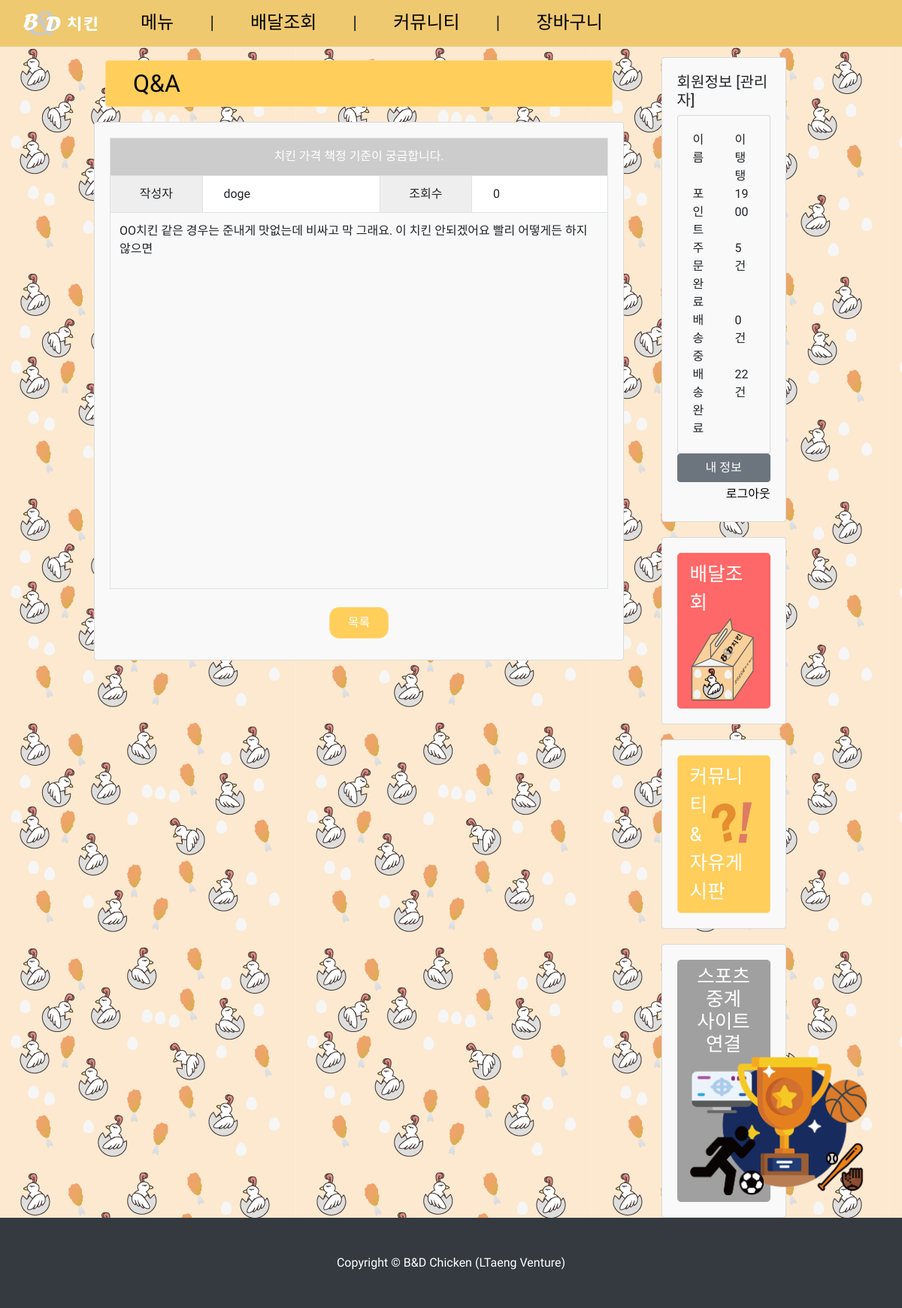
Screenshot of /pages/community/Q&A_view.php?ID=46&kind=3 (signed in) with the database file from the repository.
### tables this page shows
CREATE TABLE `question` (
  `ID` int(11) NOT NULL,
  `userId` int(11) NOT NULL,
  `title` varchar(40) NOT NULL,
  `context` text NOT NULL,
  `answer` text,
  `time` timestamp NOT NULL DEFAULT CURRENT_TIMESTAMP,
  `hit` int(11) NOT NULL DEFAULT '0'
);

CREATE TABLE `user` (
  `userId` int(11) NOT NULL,
  `name` varchar(100) NOT NULL,
  `email` varchar(100) NOT NULL,
  `password` varchar(400) NOT NULL,
  `tel` varchar(40) NOT NULL,
  `address` varchar(100) NOT NULL,
  `point` int(11) NOT NULL
);

### pages/community/Q&A_view.php (the view, shortened to what this page needs)
<?php
include "/var/www/html/WebProgramming/sql/connection/dbconnect.php";
$kind = mysqli_real_escape_string($con, $_GET['kind']);
?>
<!DOCTYPE html>
<html>
    <head>
    <?php include "../header.php"; ?>
    </head>
    <body>
    <?php include "../navbar.php"; ?>
  <div class="container-fluid" style="padding-left: 125px; padding-right: 125px; background-image: url('../../assets/images/background-2.png');">
   <div class="row">
        <div class="col-lg-9">
		  <div class="col-lg-12 mt-4">
            <div class="btn btn-yellow full_button">
                <span class="huge_font" style="float: left; padding-left: 1.5rem;">
					<?php
						echo 'Q&A';
					?>
                </span>
            </div>
          </div>
		  <div class="card">
			  <div class="card-body">
			<?php
				mysqli_query($con, "set session character_set_connection=utf8;");
				mysqli_query($con, "set session character_set_results=utf8;");
				mysqli_query($con, "set session character_set_client=utf8;");
				$ID = mysqli_real_escape_string($con, $_GET['ID']);
				$hit = "update question set hit=hit+1 where ID=$ID";
                $con->query($hit);
				$query = "select title, context, answer, time, hit, userId, (SELECT `name` FROM `user` WHERE `userId` = `question`.`userId`) as `name` from question where ID = '$ID'";
				$result = $con->query($query);
				$rows = mysqli_fetch_assoc($result);
			?>
			<table class="table table-bordered" align=center>
			<tr>
					<td colspan="4" class="view_title"><?php echo $rows['title']?></td>
			</tr>
			<tr>
					<td class="view_id">작성자</td>
					<td class="view_id2"><?php echo "&nbsp;&nbsp;&nbsp;&nbsp;" . $rows['name']?></td>
					<td class="view_hit">조회수</td>
					<td class="view_hit2"><?php echo "&nbsp;&nbsp;&nbsp;&nbsp;" . $rows['hit']?></td>
			</tr>
			<tr>
					<td colspan="4" class="view_content" valign="top">
					<?php echo $rows['context']?></td>
			</tr>
			</table>
			<div class="text-center">
				<center>
					<button class="btn btn-yellow btn-radius mx-1 my-2" onclick="location.href='./notice.php?kind=<?php echo $kind; ?>'">목록</button>
				</center>
			</div>
			  </div>
		  </div>
        </div>
        <?php include "../sidebar.php"; ?>
    </div>
  </div>
  <?php include "../footer.php"; ?>
    </body>
</html>

### pages/sidebar.php (shortened to what this page needs)
<div class="col-lg-3" style="padding-right: 3%; padding-left: 2%">
  <div class="container">
      <div class="card">
          <div class="card-body">
                  <?php
                  if (!isset($_SESSION['usr_id'])) {
                  ?>
                  <div class="text-center">
                      <img src="../../assets/images/Text_Logo.svg" height=100 class="img_top" style="width: 5rem;" />
                      <img src="../../assets/images/Chicken_Logo.svg" height=150 style="width: 7rem;" />
                  </div>
                  <h5 class="card-title">로그인</h5>
                  <form method="POST" action="../user/login.php">
                      <div class="form-group">
                          <input type="text" class="form-control" placeholder="이메일" name="email" >
                          <input type="password" class="form-control" placeholder="패스워드" name="password">
                      </div>
                      <button type="submit" class="btn btn-primary form-control">로그인</button>
                      <div class="my-1">
                          <div class="float-left">
                              <a href="../user/register.php">회원가입</a>
                          </div>
                          <div class="float-right">
                              <a href="../user/idfind.php">이메일 찾기</a>
                              <a href="../user/pwfind.php">비밀번호 찾기</a>
                          </div>
                      </div>
                  </form>
                  <?php
                  } else {
                  $role_sql = "SELECT `role` FROM `authorities` WHERE `userId` = " . $_SESSION['usr_id'];
                  $result = mysqli_query($con, $role_sql);
                  while ($row = mysqli_fetch_assoc($result))
                      $auth[] = $row['role'];
                  if (in_array("IS_ADMIN", $auth))
                      $isAdmin = true;
                  else
                      $isAdmin = false;
                  $notBaedal = 0;
                  $isBaedal = 0;
                  $completeBaedal = 0;
                  $point_sql = "SELECT `point` FROM `user` WHERE `userId` = " . $_SESSION['usr_id'];
                  $user_sql = "SELECT `baedal`, `completeTime` FROM `baedal_list`";
                  $result = mysqli_query($con, $point_sql);
                  while ($row = mysqli_fetch_assoc($result)) {
                      $point = $row['point'];
                  }
                  $result = mysqli_query($con, $user_sql);
                  while ($row = mysqli_fetch_assoc($result)) {
                      if ($row['baedal'] == 0 && $row['completeTime'] == NULL) {
                          $notBaedal++;
                      } else if ($row['completeTime'] == NULL) {
                          $isBaedal++;
                      } else {
                          $completeBaedal++;
                      }
                  }
                  ?>
                  <h5 class="text-title">회원정보
                  <?php
                  if ($isAdmin)
                      echo "[관리자]";
                  ?>
                  </h5>
                  <div class="card m-0">
                      <div class="card-body">
                          <div class="row">
                              <div class="col-6 form-group">이름</div>
                              <div class="col-6"><?php echo $_SESSION['usr_name']; ?></div>
                              <div class="col-6">포인트</div>
                              <div class="col-6"><?php echo $point; ?></div>
                              <div class="col-6">주문완료</div>
                              <div class="col-6"><?php echo $notBaedal; ?> 건</div>
                              <div class="col-6">배송중</div>
                              <div class="col-6"><?php echo $isBaedal; ?> 건</div>
                              <div class="col-6">배송완료</div>
                              <div class="col-6"><?php echo $completeBaedal; ?> 건</div>
                          </div>
                      </div>
                  </div>
                  <a class="btn btn-secondary full_button text-white" href="../user/profile.php">내 정보</a>
                  <div class="text-right my-1">
                      <a href="../user/logout.php">로그아웃</a>
                  </div>
                  <?php
                  }
                  ?>
                </div>
            </div>
      <div class="card" onclick="location.href='../chicken/baedal.php'">
          <div class="card-body">
              <div class="btn btn-lg btn-red full_button text-left">
                  <span class="large_font">배달조회</span>
                  <div style="float: right;"><img src="../../assets/images/box.svg" style="width: 6rem; height: 7rem" /></div>
              </div>
          </div>
      </div>
      <div class="card" onclick="location.href='../community/notice.php'">
          <div class="card-body">
              <div class="btn btn-lg btn-yellow full_button text-left">
                  <span class="large_font">
                      커뮤니티
                      <div style="float: right; padding-top: 10px;">
                          <img src="../../assets/images/Q&A.svg" style="width: 4rem; height: 4rem;" />
                      </div>
                      <br>& 자유게시판
                  </span>
              </div>
          </div>
      </div>
      <div class="card">
          <div class="card-body">
              <div class="btn btn-lg btn-gray full_button text-center">
                  <span class="one_line_height large_font">
                      스포츠 중계
                      <br>
                      사이트 연결
                      <br>
                  </span>
                  <img src="../../assets/images/sports.png" style="height: 11.5rem" onclick="window.open('../../popup/sports.php', '_blank', 'width=523, height=530, toolbar=no, scrollbars=no, resizable=yes');">
              </div>
          </div>
      </div>
    </div>
  </div>

### css/style.css (style rules this page uses)
body { font-family: 'Do Hyeon', sans-serif; padding-top: 56px; background-color: #fff9ed; }
a, a:hover, a:link { color: black; }
.full_button { width: 100%; }
.large_font { font-size: 1.6rem; }
.huge_font { font-size: 2rem; color: black; }
.btn-radius { padding: 0.5rem 1.5rem; border-radius: 13px; }
.btn-gray { background-color: #a0a0a0; border-color: #a0a0a0; color: white; }
.btn-red { background-color: #ff6868; border-color: #ff6868; color: white; }
.btn-yellow { background-color: #ffce5b; border-color: #fcdb8d; color: white; }
.card { margin-top: 20px; background-color: #f9f9f9; }
.one_line_height { line-height: 1; }

### pages/community/Q&A_view.php (style rules this page uses)
.view_title { height: 50px; text-align: center; background-color: #cccccc; color: white; width: 1000px; }
.view_id { text-align: center; background-color: #EEEEEE; width: 30px; }
.view_id2 { background-color: white; width: 60px; height: 40px; }
.view_hit { background-color: #EEEEEE; width: 30px; text-align: center; }
.view_hit2 { background-color: white; width: 60px; height: 40px; }
.view_content { padding-top: 20px; border-top: 1px solid #444444; height: 500px; }

### rows the page displays
question: title "치킨 가격 책정 기준이 궁금합니다.", hit "0", context "OO치킨 같은 경우는 준내게 맛없는데 비싸고 막 그래요. 이 치킨 안되겠어요 빨리 어떻게든 하지 않으면"
user: point "1900"

### other values shown
$rows['name'] "doge"
$_SESSION['usr_name'] "이탱탱"
$notBaedal "5"
$isBaedal "0"
$completeBaedal "22"
